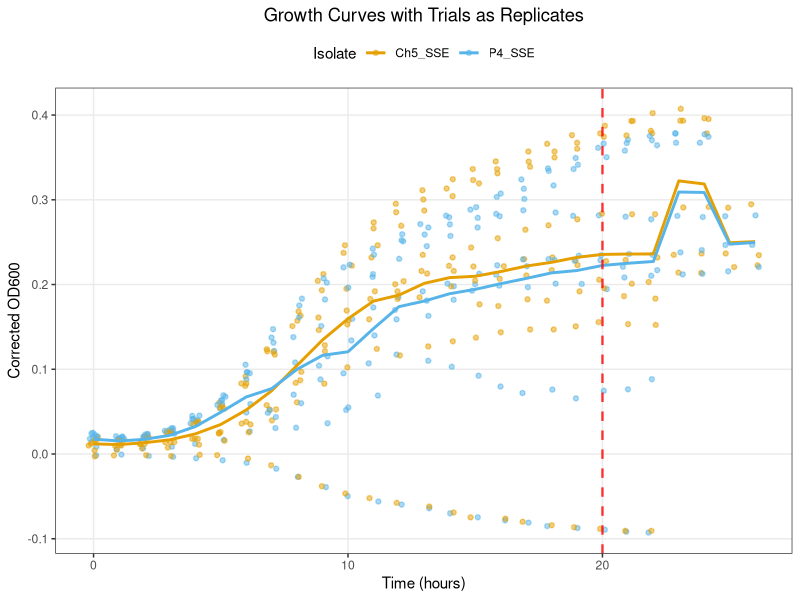

Generate this figure with R:
# LOAD PACKAGES ----------------------------------------------------------------
library(ggplot2)
library(dplyr)

# READ AND LABEL EACH TRIAL ---------------------------------------------------
data1 <- read.csv("OD_trial1.csv") %>%
  mutate(Trial = "Trial1")

data2 <- read.csv("OD_trial2.csv") %>%
  mutate(Trial = "Trial2")

data3 <- read.csv("OD_trial3.csv") %>%
  mutate(Trial = "Trial3")

# COMBINE DATASETS ------------------------------------------------------------
combined_data <- bind_rows(data1, data2, data3) %>%
  filter(Treatment %in% c("SSE", "P4_SSE", "Ch5_SSE")) %>%
  mutate(
    Time = as.numeric(as.character(Time)),
    Treatment = factor(Treatment),
    Trial = factor(Trial)
  )
  #filter(Time <= 22)  # ⬅️ Only use time points ≤ 22

# BLANK CORRECTION ------------------------------------------------------------
sse_means <- combined_data %>%
  filter(Treatment == "SSE") %>%
  group_by(Time, Trial) %>%
  summarise(sse_mean = mean(OD_600), .groups = "drop")

corrected_data <- combined_data %>%
  left_join(sse_means, by = c("Time", "Trial")) %>%
  mutate(
    OD_corrected = ifelse(Treatment != "SSE", OD_600 - sse_mean, NA)
  ) %>%
  filter(Treatment %in% c("P4_SSE", "Ch5_SSE")) %>%
  group_by(Treatment, Time, Trial) %>%
  mutate(Replicate = row_number())

# NOW: Instead of summarizing, just visualize all replicates -------------------
# This keeps all points from all trials visible on the plot

ggplot(corrected_data, aes(x = Time, y = OD_corrected, color = Treatment)) +
  # Show individual data points clearly with shape + jitter + outline
  geom_point(
    position = position_jitter(width = 0.2, height = 0), 
    size = 1.25, 
    alpha = 0.5,
    stroke = 0.7,
    fill = "white"
  ) +
  
  # Mean trend line
  stat_summary(
    fun = mean, 
    geom = "line", 
    aes(group = Treatment), 
    linewidth = 1
  ) +
  
  # Error bars (SD)
  stat_summary(
    fun.data = mean_sdl, 
    geom = "errorbar", 
    width = 0.2, 
    fun.args = list(mult = 1),
    linewidth = 0.4
  ) +
  
  # Aesthetic settings
  labs(
    x = "Time (hours)",
    y = "Corrected OD600",
    title = "Growth Curves with Trials as Replicates",
    color = "Isolate"
  ) +
  scale_color_manual(values = c("#E69F00", "#56B4E9")) +
  theme_bw() +
  theme(
    legend.position = "top",
    panel.grid.minor = element_blank(),
    plot.title = element_text(hjust = 0.5)
  )+
  geom_vline(xintercept = 20, linetype = "dashed", color = "red", linewidth = 0.8, alpha = 0.8)


